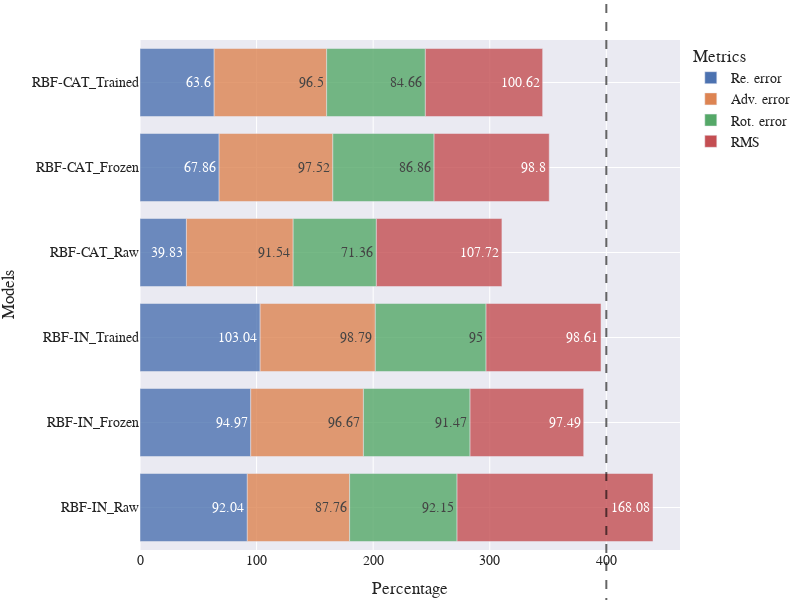

Notebook code for this chart:
### Code cell
file_name = "RBF_RAW_F_T"
keys = list(comp_df_in.keys())
x = ["RBF-IN_" + k for k in keys for i in range(4)] + ["RBF-CAT_" + k for k in keys for i in range(4)]
y = []
for k in keys:
    y += [comp_df_in[k][metric][0][0] for metric in METRICS]
for k in keys:
    y += [comp_df_cat[k][metric][0][0] for metric in METRICS]

df_formatted = dict(Models=x, Percentage=y, Metrics=METRICS_RENAME*len(keys)*2)
fig = plot_bar(results=df_formatted, title="Transferring quality of FC - RBF", vertical=True,
        width=800, height=600, add_hline=True, annotation_text="")
save_plot(fig, "img/trans/"+file_name+".svg")
fig.show()

### Figure 1 — Plotly figure (JSON) as saved in the notebook; plotly's stock layout.template omitted (floating-point values rounded to 4 significant figures)
{"data": [{"alignmentgroup": "True", "hovertemplate": "Metrics=Re. error<br>Percentage=%{text}<br>Models=%{y}<extra></extra>", "legendgroup": "Re. error", "marker": {"color": "rgb(76,114,176)", "opacity": 0.8, "pattern": {"shape": ""}}, "name": "Re. error", "offsetgroup": "Re. error", "orientation": "h", "showlegend": true, "text": [92.04, 94.97, 103.0, 39.83, 67.86, 63.6], "textposition": "auto", "type": "bar", "x": [92.04, 94.97, 103.0, 39.83, 67.86, 63.6], "xaxis": "x", "y": ["RBF-IN_Raw", "RBF-IN_Frozen", "RBF-IN_Trained", "RBF-CAT_Raw", "RBF-CAT_Frozen", "RBF-CAT_Trained"], "yaxis": "y"}, {"alignmentgroup": "True", "hovertemplate": "Metrics=Adv. error<br>Percentage=%{text}<br>Models=%{y}<extra></extra>", "legendgroup": "Adv. error", "marker": {"color": "rgb(221,132,82)", "opacity": 0.8, "pattern": {"shape": ""}}, "name": "Adv. error", "offsetgroup": "Adv. error", "orientation": "h", "showlegend": true, "text": [87.76, 96.67, 98.79, 91.54, 97.52, 96.5], "textposition": "auto", "type": "bar", "x": [87.76, 96.67, 98.79, 91.54, 97.52, 96.5], "xaxis": "x", "y": ["RBF-IN_Raw", "RBF-IN_Frozen", "RBF-IN_Trained", "RBF-CAT_Raw", "RBF-CAT_Frozen", "RBF-CAT_Trained"], "yaxis": "y"}, {"alignmentgroup": "True", "hovertemplate": "Metrics=Rot. error<br>Percentage=%{text}<br>Models=%{y}<extra></extra>", "legendgroup": "Rot. error", "marker": {"color": "rgb(85,168,104)", "opacity": 0.8, "pattern": {"shape": ""}}, "name": "Rot. error", "offsetgroup": "Rot. error", "orientation": "h", "showlegend": true, "text": [92.15, 91.47, 95, 71.36, 86.86, 84.66], "textposition": "auto", "type": "bar", "x": [92.15, 91.47, 95, 71.36, 86.86, 84.66], "xaxis": "x", "y": ["RBF-IN_Raw", "RBF-IN_Frozen", "RBF-IN_Trained", "RBF-CAT_Raw", "RBF-CAT_Frozen", "RBF-CAT_Trained"], "yaxis": "y"}, {"alignmentgroup": "True", "hovertemplate": "Metrics=RMS<br>Percentage=%{text}<br>Models=%{y}<extra></extra>", "legendgroup": "RMS", "marker": {"color": "rgb(196,78,82)", "opacity": 0.8, "pattern": {"shape": ""}}, "name": "RMS", "offsetgroup": "RMS", "orientation": "h", "showlegend": true, "text": [168.1, 97.49, 98.61, 107.7, 98.8, 100.6], "textposition": "auto", "type": "bar", "x": [168.1, 97.49, 98.61, 107.7, 98.8, 100.6], "xaxis": "x", "y": ["RBF-IN_Raw", "RBF-IN_Frozen", "RBF-IN_Trained", "RBF-CAT_Raw", "RBF-CAT_Frozen", "RBF-CAT_Trained"], "yaxis": "y"}], "layout": {"annotations": [{"showarrow": false, "text": "", "x": 400, "xanchor": "center", "xref": "x", "y": 1, "yanchor": "bottom", "yref": "y domain"}], "barmode": "relative", "font": {"family": "Serif", "size": 14}, "height": 600, "legend": {"title": {"text": "Metrics"}, "tracegroupgap": 0}, "margin": {"b": 5, "l": 5, "r": 5, "t": 40}, "shapes": [{"line": {"color": "black", "dash": "dash", "width": 2}, "opacity": 0.6, "type": "line", "x0": 400, "x1": 400, "xref": "x", "y0": -0.5, "y1": 5.5, "yref": "y domain"}], "width": 800, "xaxis": {"anchor": "y", "domain": [0, 1], "title": {"text": "Percentage"}}, "yaxis": {"anchor": "x", "domain": [0, 1], "title": {"text": "Models"}}}}
